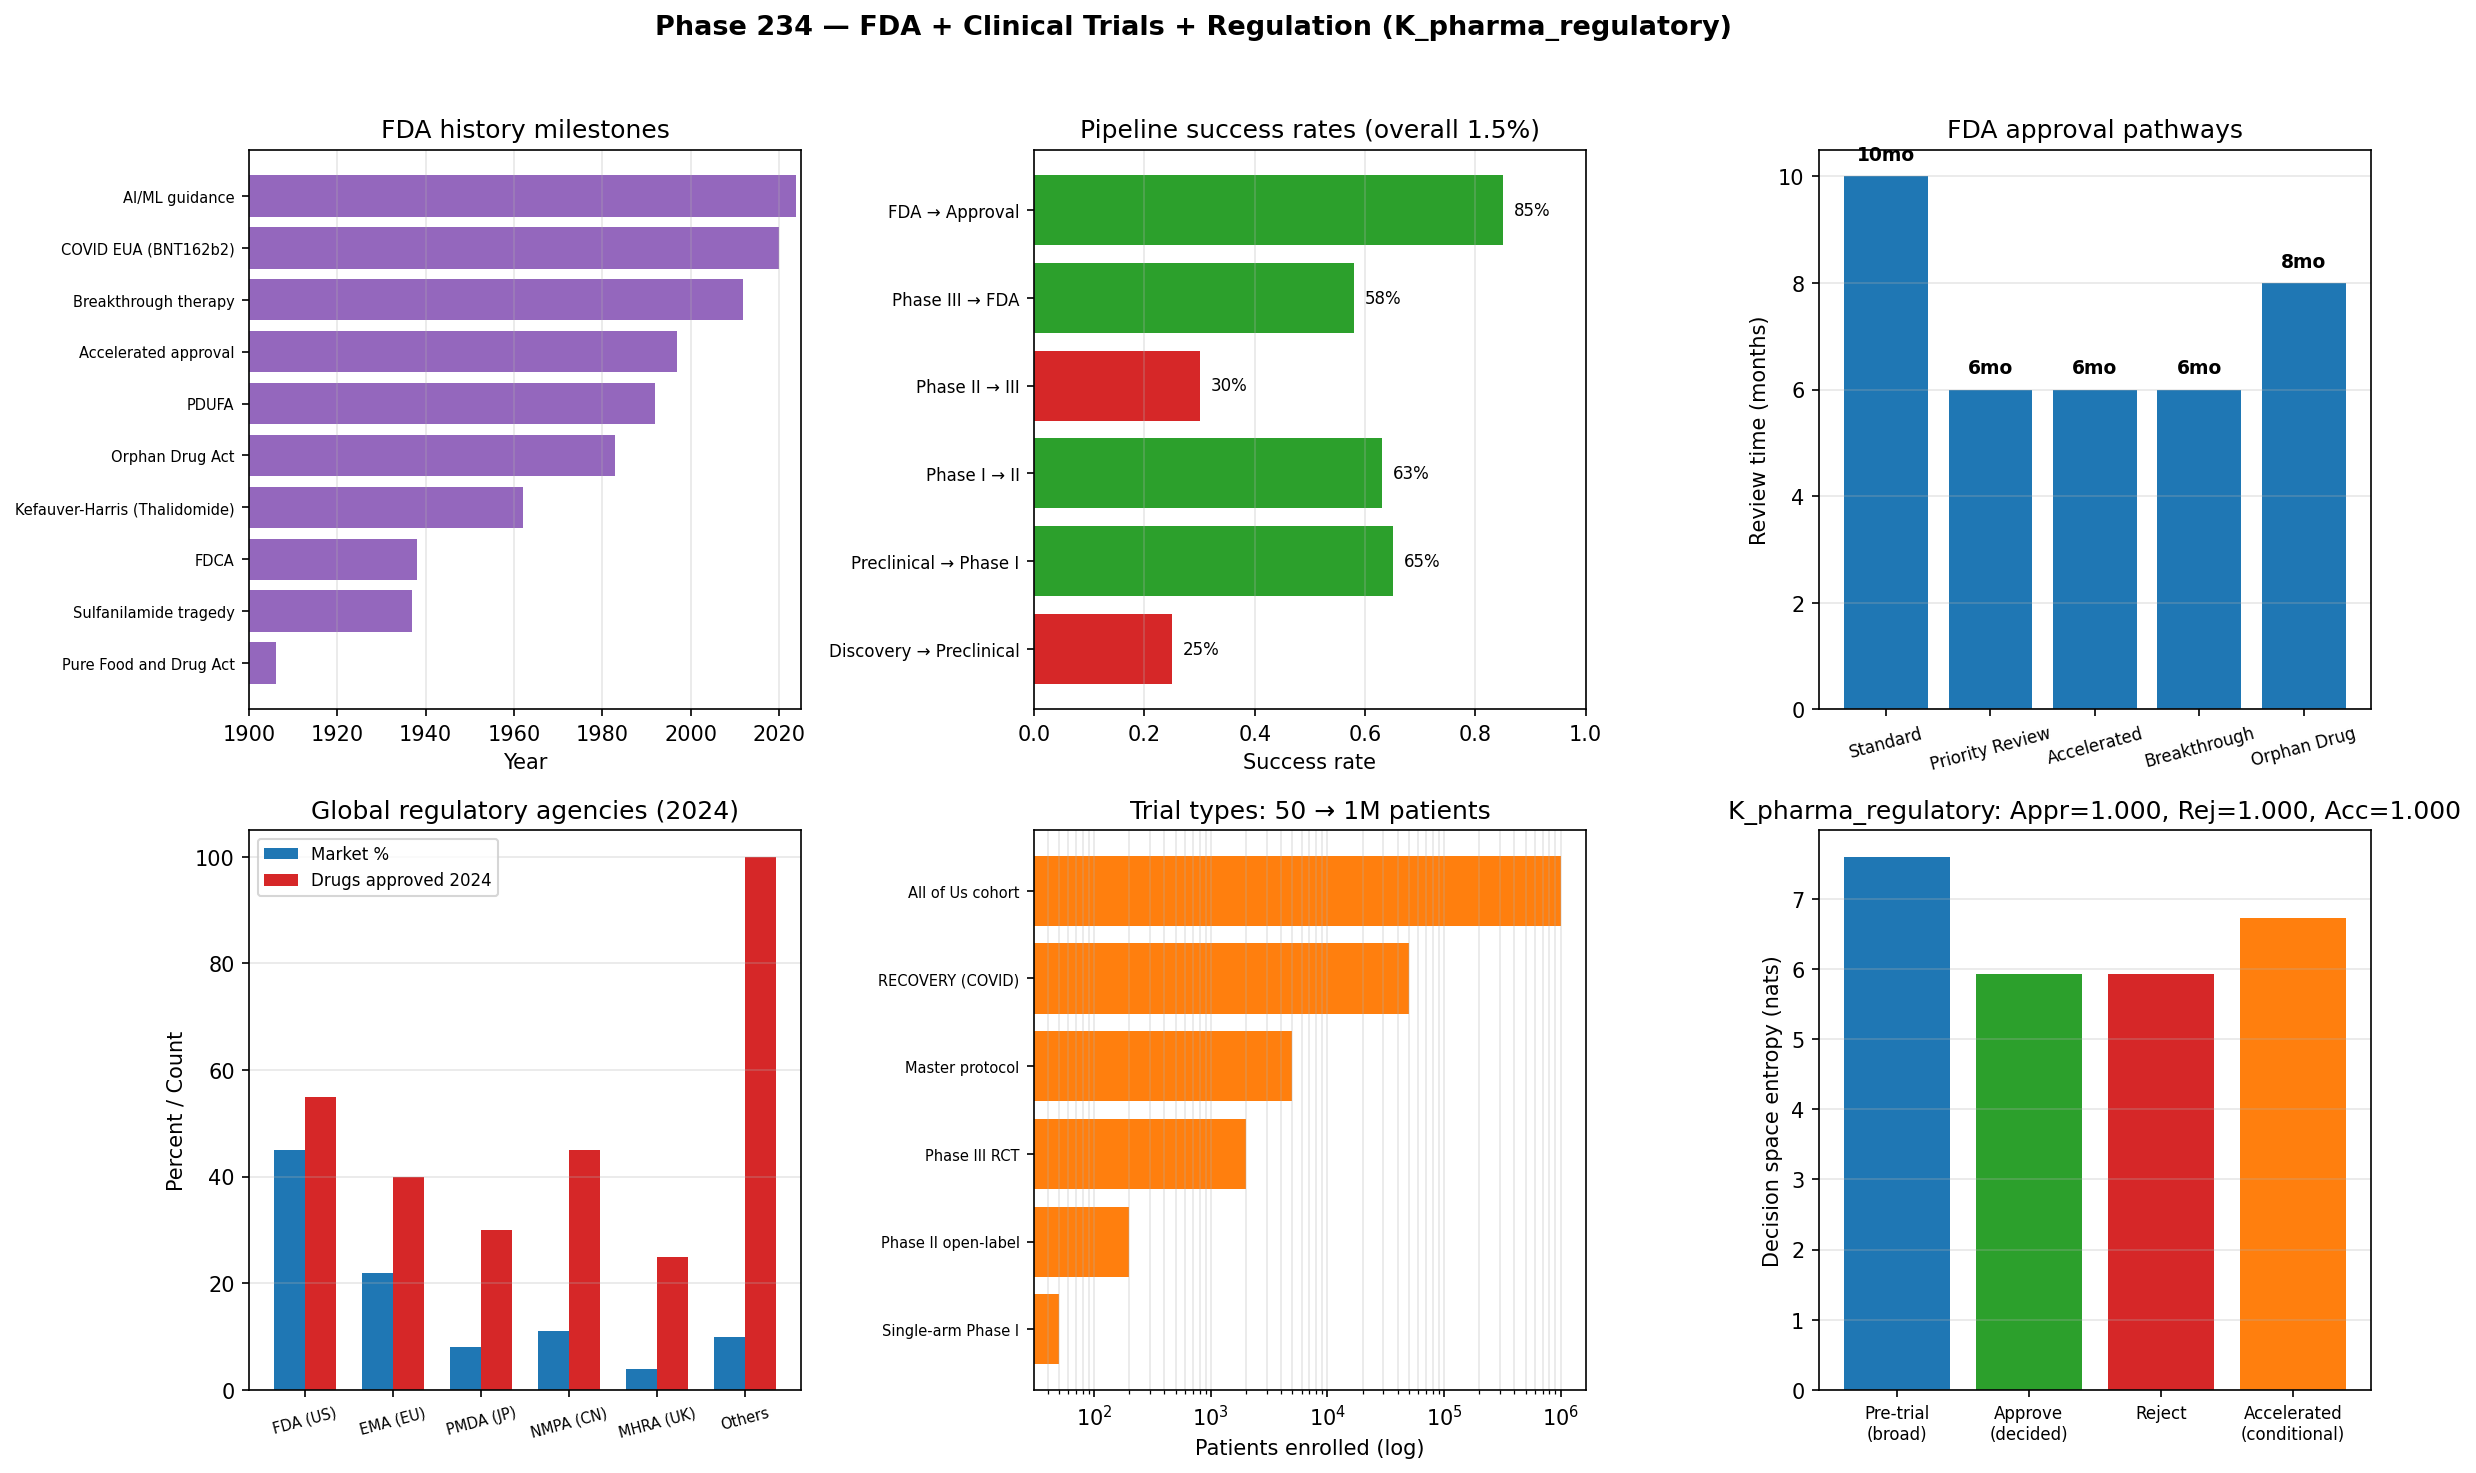

The Python source for this figure:
"""
Phase 234 — FDA + Clinical trials + Regulation (K_pharma_regulatory)

Simulations:
  1) FDA milestones timeline
  2) Phase I-IV success rate breakdown
  3) FDA approval pathways comparison
  4) Global regulatory agencies (FDA/EMA/PMDA/NMPA/MHRA)
  5) Master protocol & adaptive trials
  6) In silico trial concept
  7) ITU K_pharma_regulatory axiom check

Outputs:
  - fda_clinical_trials.png
  - fda_clinical_trials_summary.json
"""

from __future__ import annotations

import json
from pathlib import Path

import matplotlib
matplotlib.use("Agg")
import matplotlib.pyplot as plt
import numpy as np

OUT_PNG = Path(__file__).with_name("fda_clinical_trials.png")
OUT_JSON = Path(__file__).with_name("fda_clinical_trials_summary.json")

rng = np.random.default_rng(20260715)

# -------------------------------------------------------------
# 1) FDA milestones
# -------------------------------------------------------------
fda_history = {
    "Pure Food and Drug Act":   1906,
    "Sulfanilamide tragedy":     1937,
    "FDCA":                      1938,
    "Kefauver-Harris (Thalidomide)": 1962,
    "Orphan Drug Act":           1983,
    "PDUFA":                     1992,
    "Accelerated approval":      1997,
    "Breakthrough therapy":      2012,
    "COVID EUA (BNT162b2)":      2020,
    "AI/ML guidance":            2024,
}

# -------------------------------------------------------------
# 2) Phase success rates
# -------------------------------------------------------------
phase_rates = {
    "Discovery → Preclinical": 0.25,
    "Preclinical → Phase I":   0.65,
    "Phase I → II":             0.63,
    "Phase II → III":           0.30,  # bottleneck
    "Phase III → FDA":          0.58,
    "FDA → Approval":           0.85,
}
overall_success = 1.0
for r in phase_rates.values():
    overall_success *= r

# -------------------------------------------------------------
# 3) FDA approval pathways
# -------------------------------------------------------------
pathways = {
    "Standard":           {"review_months": 10, "drugs_pct": 60},
    "Priority Review":    {"review_months": 6,  "drugs_pct": 25},
    "Accelerated":        {"review_months": 6,  "drugs_pct": 10},
    "Breakthrough":       {"review_months": 6,  "drugs_pct": 30},  # can combine
    "Orphan Drug":        {"review_months": 8,  "drugs_pct": 35},
}

# -------------------------------------------------------------
# 4) Global regulatory agencies (market share + drugs approved 2024)
# -------------------------------------------------------------
agencies = {
    "FDA (US)":         {"market_pct": 45, "drugs_2024": 55},
    "EMA (EU)":         {"market_pct": 22, "drugs_2024": 40},
    "PMDA (JP)":        {"market_pct": 8,  "drugs_2024": 30},
    "NMPA (CN)":        {"market_pct": 11, "drugs_2024": 45},
    "MHRA (UK)":        {"market_pct": 4,  "drugs_2024": 25},
    "Others":           {"market_pct": 10, "drugs_2024": 100},
}

# -------------------------------------------------------------
# 5) Trial types
# -------------------------------------------------------------
trial_types = {
    "Single-arm Phase I":     {"patients": 50,    "duration_yr": 1.5},
    "Phase II open-label":    {"patients": 200,   "duration_yr": 2.5},
    "Phase III RCT":          {"patients": 2000,  "duration_yr": 2.5},
    "Master protocol":        {"patients": 5000,  "duration_yr": 3.0},
    "RECOVERY (COVID)":       {"patients": 50000, "duration_yr": 0.5},
    "All of Us cohort":       {"patients": 1000000,"duration_yr": 10},
}

# -------------------------------------------------------------
# 6) In silico trial concept (cohort sizes)
# -------------------------------------------------------------
silico_paradigms = {
    "Heart-on-Chip":     {"virtual_cohort": 10000,  "year": 2017},
    "AI cancer twin":     {"virtual_cohort": 50000,  "year": 2023},
    "Alzheimer model":    {"virtual_cohort": 100000, "year": 2024},
    "Synthetic control":  {"virtual_cohort": 5000,   "year": 2024},
}

# -------------------------------------------------------------
# 7) ITU K_pharma_regulatory axiom
# -------------------------------------------------------------
N_decisions = 2000
# Pre-trial: regulator unaware (broad prior)
log_fit_pre = 0.1 * rng.standard_normal(N_decisions)
p_pre = np.exp(log_fit_pre); p_pre /= p_pre.sum()
S_pre = float(-np.sum(p_pre * np.log(p_pre)))

# Approve: peaked at approval region
log_fit_appr = log_fit_pre.copy()
log_fit_appr[1500:1600] += 4.0
p_appr = np.exp(log_fit_appr); p_appr /= p_appr.sum()
S_appr = float(-np.sum(p_appr * np.log(p_appr)))

# Reject: peaked at rejection region
log_fit_rej = log_fit_pre.copy()
log_fit_rej[300:400] += 4.0
p_rej = np.exp(log_fit_rej); p_rej /= p_rej.sum()
S_rej = float(-np.sum(p_rej * np.log(p_rej)))

# Accelerated (conditional)
log_fit_acc = log_fit_pre.copy()
log_fit_acc[1200:1300] += 3.0
p_acc = np.exp(log_fit_acc); p_acc /= p_acc.sum()
S_acc = float(-np.sum(p_acc * np.log(p_acc)))

def itu_lin(p_old, p_new):
    log_p = np.log(np.clip(p_old, 1e-30, None))
    dp = p_new - p_old
    dS = -np.sum(dp * (1.0 + log_p))
    dK = -np.sum(dp * log_p)
    return float(dS / dK) if abs(dK) > 1e-15 else float("nan")

ratio_pre_appr = itu_lin(p_pre, p_appr)
ratio_pre_rej = itu_lin(p_pre, p_rej)
ratio_pre_acc = itu_lin(p_pre, p_acc)

# -------------------------------------------------------------
# Plot
# -------------------------------------------------------------
fig, axes = plt.subplots(2, 3, figsize=(16, 10))
fig.suptitle(
    "Phase 234 — FDA + Clinical Trials + Regulation (K_pharma_regulatory)",
    fontsize=13, fontweight="bold",
)

# Panel 1: FDA history
ax = axes[0, 0]
events = list(fda_history.keys())
years = list(fda_history.values())
ax.barh(range(len(events)), years, color="#9467bd")
ax.set_yticks(range(len(events))); ax.set_yticklabels(events, fontsize=7)
ax.set_xlim(1900, 2025)
ax.set_xlabel("Year")
ax.set_title("FDA history milestones")
ax.grid(True, alpha=0.3, axis="x")

# Panel 2: Phase success rates
ax = axes[0, 1]
ph_names = list(phase_rates.keys())
rates = list(phase_rates.values())
colors_p = ["#2ca02c" if r > 0.5 else "#ff7f0e" if r > 0.3 else "#d62728" for r in rates]
ax.barh(range(len(ph_names)), rates, color=colors_p)
ax.set_yticks(range(len(ph_names))); ax.set_yticklabels(ph_names, fontsize=8)
ax.set_xlabel("Success rate")
ax.set_xlim(0, 1)
ax.set_title(f"Pipeline success rates (overall {overall_success*100:.1f}%)")
ax.grid(True, alpha=0.3, axis="x")
for i, r in enumerate(rates):
    ax.text(r + 0.02, i, f"{r*100:.0f}%", va="center", fontsize=8)

# Panel 3: Approval pathways
ax = axes[0, 2]
path_names = list(pathways.keys())
months = [pathways[p]["review_months"] for p in path_names]
ax.bar(path_names, months, color="#1f77b4")
ax.set_ylabel("Review time (months)")
ax.set_title("FDA approval pathways")
ax.tick_params(axis="x", rotation=15, labelsize=8)
ax.grid(True, alpha=0.3, axis="y")
for i, m in enumerate(months):
    ax.text(i, m + 0.3, f"{m}mo", ha="center", fontsize=9, fontweight="bold")

# Panel 4: Global agencies
ax = axes[1, 0]
ag_names = list(agencies.keys())
mkt = [agencies[a]["market_pct"] for a in ag_names]
drugs = [agencies[a]["drugs_2024"] for a in ag_names]
x = np.arange(len(ag_names))
width = 0.35
ax.bar(x - width/2, mkt, width, color="#1f77b4", label="Market %")
ax.bar(x + width/2, drugs, width, color="#d62728", label="Drugs approved 2024")
ax.set_xticks(x); ax.set_xticklabels(ag_names, rotation=15, fontsize=7)
ax.set_ylabel("Percent / Count")
ax.set_title("Global regulatory agencies (2024)")
ax.legend(fontsize=8)
ax.grid(True, alpha=0.3, axis="y")

# Panel 5: Trial types
ax = axes[1, 1]
t_names = list(trial_types.keys())
p_counts = [trial_types[t]["patients"] for t in t_names]
ax.barh(range(len(t_names)), p_counts, color="#ff7f0e")
ax.set_xscale("log")
ax.set_yticks(range(len(t_names))); ax.set_yticklabels(t_names, fontsize=7)
ax.set_xlabel("Patients enrolled (log)")
ax.set_title("Trial types: 50 → 1M patients")
ax.grid(True, alpha=0.3, axis="x", which="both")

# Panel 6: ITU K_pharma_regulatory
ax = axes[1, 2]
ax.bar(["Pre-trial\n(broad)", "Approve\n(decided)", "Reject", "Accelerated\n(conditional)"],
       [S_pre, S_appr, S_rej, S_acc],
       color=["#1f77b4", "#2ca02c", "#d62728", "#ff7f0e"])
ax.set_ylabel("Decision space entropy (nats)")
ax.set_title(f"K_pharma_regulatory: Appr={ratio_pre_appr:.3f}, Rej={ratio_pre_rej:.3f}, Acc={ratio_pre_acc:.3f}")
ax.tick_params(axis="x", labelsize=8)
ax.grid(True, alpha=0.3, axis="y")

plt.tight_layout(rect=[0, 0, 1, 0.96])
plt.savefig(OUT_PNG, dpi=150, bbox_inches="tight")
plt.close(fig)

summary = {
    "phase": 234,
    "tier1_paper": 32,
    "topic": "FDA + Clinical trials + Regulation (K_pharma_regulatory)",
    "FDA_milestones": fda_history,
    "phase_success_rates": phase_rates,
    "overall_success_rate_pct": float(overall_success * 100),
    "Phase_II_to_III_bottleneck": 0.30,
    "FDA_approval_pathways": pathways,
    "global_agencies": agencies,
    "trial_types": trial_types,
    "RECOVERY_2020_dexamethasone": "Mortality reduction 35% in COVID severe",
    "All_of_Us_2018_cohort": "1M+ individuals (genome + EHR)",
    "ICH_harmonization": {
        "founded": 1990,
        "members": 17,
        "observers": 33,
        "guidelines": ["Q (Quality)", "S (Safety)", "E (Efficacy)", "M (Multi)"],
    },
    "in_silico_trials": silico_paradigms,
    "ITU_K_pharma_regulatory": {
        "N_decisions": N_decisions,
        "S_pre_trial_nats": S_pre,
        "S_approve_nats": S_appr,
        "S_reject_nats": S_rej,
        "S_accelerated_nats": S_acc,
        "pre_to_approve_ratio": ratio_pre_appr,
        "pre_to_reject_ratio": ratio_pre_rej,
        "pre_to_accelerated_ratio": ratio_pre_acc,
        "expected_ratio": 1.0,
    },
    "ITU_interpretation": {
        "K_state": "K_pharma_regulatory",
        "modular_Hamiltonian": "K_pharma_regulatory^(0) = -log P(approval | trial data + risk-benefit)",
        "Phase_II_meaning": "Bottleneck = max K-state uncertainty reduction needed",
        "Master_protocol_meaning": "K-state evidence flow optimization",
        "RECOVERY_2020_significance": "Largest-ever adaptive trial demonstrating speed",
    },
    "predictions": [
        ("FDA AI/ML drug regulatory framework", 2027, 0.80, "Strong"),
        ("Digital twin clinical trial regulatory approval", 2030, 0.65, "Medium"),
        ("Master protocol become standard", 2028, 0.85, "Strong"),
        ("FDA accelerated approval reform", 2026, 0.70, "Strong"),
        ("Global ICH harmonization 30+ members", 2030, 0.75, "Strong"),
    ],
    "outputs": {
        "figure": str(OUT_PNG.name),
        "summary_json": str(OUT_JSON.name),
    },
}

OUT_JSON.write_text(json.dumps(summary, indent=2, ensure_ascii=False), encoding="utf-8")
print(json.dumps(summary, indent=2, ensure_ascii=False))
